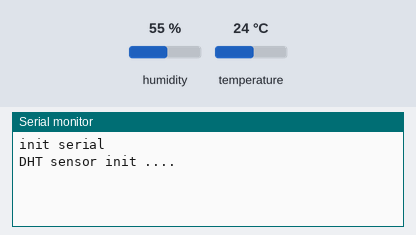
A sketch run on a simulated Arduino Uno, built with avr-gcc and run on an emulated ATmega328P. On the bench: the last lines printed to the serial monitor. The inputs (shaded band) are chosen by the test bench; at power-on: humidity 55 %, temperature 24 °C.

Above: at 3.2 s.
3.3 s: humidity set to 22 %
At 5.4 s:
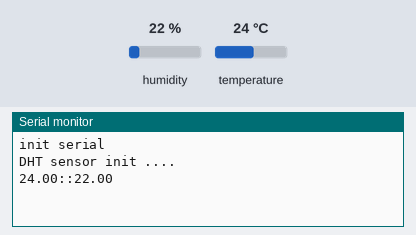
6.5 s: temperature set to 12 °C
9.2 s: humidity set to 40 %
At 10.4 s:
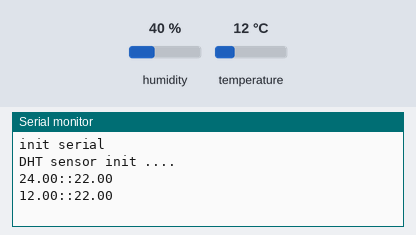

Measured:
- after the input at 3.3 s, the serial monitor: prints a new line after 1.7 s (image 1)

The sketch:

arduino_dht11.ino
```cpp
#include "includes.h"
#include "config.h"

void setup() {
  initSerial();
  initDHT();
}

void loop() {
  currentMillis = millis();
  sendDhtMessage();
}
```

DHT11.ino
```cpp
void initDHT() {
  pinMode(DHT_PIN, INPUT);
  dht.begin();
  Serial.println("DHT sensor init ....");
}

/*
 * read DHT and change data to json file
 * then use transmitter method to send out
 */
void sendDhtMessage() {
  current_temperature = dht.readTemperature();
  humidity = dht.readHumidity();

//  current_temperature = random(1500,3500)/100.0;
//  humidity = random(30,70);

  if((currentMillis - PREV_DHT_MILLIS) >= INTERVAL
        && !isnan(current_temperature)
        && !isnan(humidity)){
    PREV_DHT_MILLIS = currentMillis;
    Serial.print(current_temperature);
    Serial.print("::");
    Serial.println(humidity);
  }
}
```

basic.ino
```cpp
void initSerial(){
  Serial.begin(115200);
  delay(2000);
  Serial.println("init serial");
}
```

includes.h
```cpp
/* For DHT */
#include <Adafruit_Sensor.h>
#include <DHT.h>
```

config.h
```cpp
/* General settings */
unsigned long currentMillis;

/* DHT SETTINGS */
#define INTERVAL 5000
#define DHT_PIN 5
#define DHT_TYPE DHT11
unsigned long PREV_DHT_MILLIS = 0;
static DHT dht(DHT_PIN, DHT_TYPE);
float humidity = 0;
float current_temperature = 0;
```
